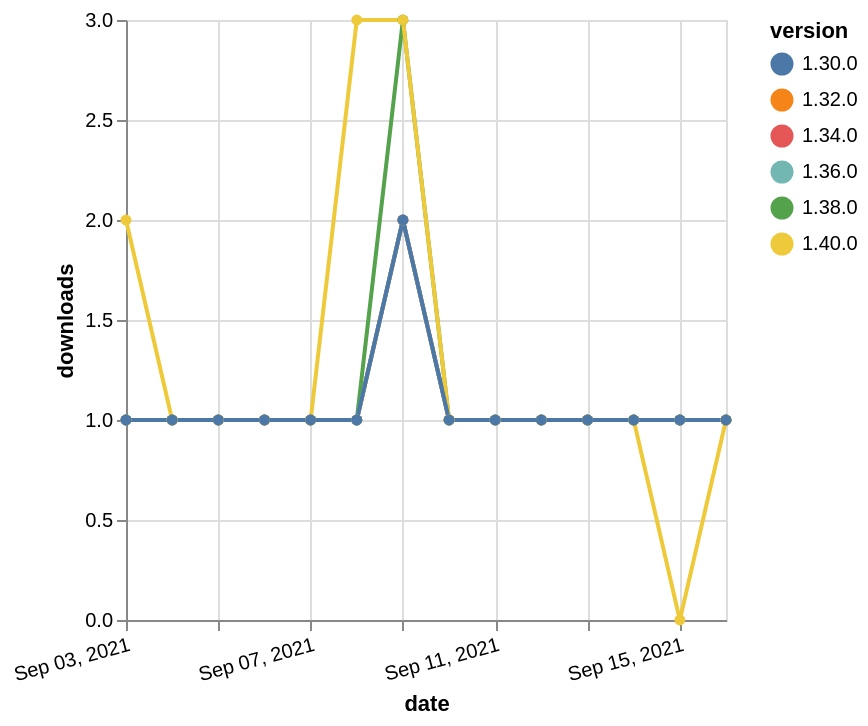

Write the Vega-Lite specification saved for this chart.
### Vega-Lite specification from a JSON file in a GitHub repository (floating-point values rounded to 4 significant figures)
{"$schema": "https://vega.github.io/schema/vega-lite/v5.json", "description": "A simple bar chart with embedded data.", "data": {"values": [{"date": "2021-09-03", "total": 163, "delta": 1, "version": "1.34.0"}, {"date": "2021-09-04", "total": 164, "delta": 1, "version": "1.34.0"}, {"date": "2021-09-05", "total": 165, "delta": 1, "version": "1.34.0"}, {"date": "2021-09-06", "total": 166, "delta": 1, "version": "1.34.0"}, {"date": "2021-09-07", "total": 167, "delta": 1, "version": "1.34.0"}, {"date": "2021-09-08", "total": 168, "delta": 1, "version": "1.34.0"}, {"date": "2021-09-09", "total": 170, "delta": 2, "version": "1.34.0"}, {"date": "2021-09-10", "total": 171, "delta": 1, "version": "1.34.0"}, {"date": "2021-09-11", "total": 172, "delta": 1, "version": "1.34.0"}, {"date": "2021-09-12", "total": 173, "delta": 1, "version": "1.34.0"}, {"date": "2021-09-13", "total": 174, "delta": 1, "version": "1.34.0"}, {"date": "2021-09-14", "total": 175, "delta": 1, "version": "1.34.0"}, {"date": "2021-09-15", "total": 176, "delta": 1, "version": "1.34.0"}, {"date": "2021-09-16", "total": 177, "delta": 1, "version": "1.34.0"}, {"date": "2021-09-03", "total": 183, "delta": 1, "version": "1.32.0"}, {"date": "2021-09-04", "total": 184, "delta": 1, "version": "1.32.0"}, {"date": "2021-09-05", "total": 185, "delta": 1, "version": "1.32.0"}, {"date": "2021-09-06", "total": 186, "delta": 1, "version": "1.32.0"}, {"date": "2021-09-07", "total": 187, "delta": 1, "version": "1.32.0"}, {"date": "2021-09-08", "total": 188, "delta": 1, "version": "1.32.0"}, {"date": "2021-09-09", "total": 190, "delta": 2, "version": "1.32.0"}, {"date": "2021-09-10", "total": 191, "delta": 1, "version": "1.32.0"}, {"date": "2021-09-11", "total": 192, "delta": 1, "version": "1.32.0"}, {"date": "2021-09-12", "total": 193, "delta": 1, "version": "1.32.0"}, {"date": "2021-09-13", "total": 194, "delta": 1, "version": "1.32.0"}, {"date": "2021-09-14", "total": 195, "delta": 1, "version": "1.32.0"}, {"date": "2021-09-15", "total": 196, "delta": 1, "version": "1.32.0"}, {"date": "2021-09-16", "total": 197, "delta": 1, "version": "1.32.0"}, {"date": "2021-09-03", "total": 175, "delta": 1, "version": "1.38.0"}, {"date": "2021-09-04", "total": 176, "delta": 1, "version": "1.38.0"}, {"date": "2021-09-05", "total": 177, "delta": 1, "version": "1.38.0"}, {"date": "2021-09-06", "total": 178, "delta": 1, "version": "1.38.0"}, {"date": "2021-09-07", "total": 179, "delta": 1, "version": "1.38.0"}, {"date": "2021-09-08", "total": 180, "delta": 1, "version": "1.38.0"}, {"date": "2021-09-09", "total": 183, "delta": 3, "version": "1.38.0"}, {"date": "2021-09-10", "total": 184, "delta": 1, "version": "1.38.0"}, {"date": "2021-09-11", "total": 185, "delta": 1, "version": "1.38.0"}, {"date": "2021-09-12", "total": 186, "delta": 1, "version": "1.38.0"}, {"date": "2021-09-13", "total": 187, "delta": 1, "version": "1.38.0"}, {"date": "2021-09-14", "total": 188, "delta": 1, "version": "1.38.0"}, {"date": "2021-09-15", "total": 189, "delta": 1, "version": "1.38.0"}, {"date": "2021-09-16", "total": 190, "delta": 1, "version": "1.38.0"}, {"date": "2021-09-03", "total": 144, "delta": 1, "version": "1.36.0"}, {"date": "2021-09-04", "total": 145, "delta": 1, "version": "1.36.0"}, {"date": "2021-09-05", "total": 146, "delta": 1, "version": "1.36.0"}, {"date": "2021-09-06", "total": 147, "delta": 1, "version": "1.36.0"}, {"date": "2021-09-07", "total": 148, "delta": 1, "version": "1.36.0"}, {"date": "2021-09-08", "total": 149, "delta": 1, "version": "1.36.0"}, {"date": "2021-09-09", "total": 151, "delta": 2, "version": "1.36.0"}, {"date": "2021-09-10", "total": 152, "delta": 1, "version": "1.36.0"}, {"date": "2021-09-11", "total": 153, "delta": 1, "version": "1.36.0"}, {"date": "2021-09-12", "total": 154, "delta": 1, "version": "1.36.0"}, {"date": "2021-09-13", "total": 155, "delta": 1, "version": "1.36.0"}, {"date": "2021-09-14", "total": 156, "delta": 1, "version": "1.36.0"}, {"date": "2021-09-15", "total": 157, "delta": 1, "version": "1.36.0"}, {"date": "2021-09-16", "total": 158, "delta": 1, "version": "1.36.0"}, {"date": "2021-09-03", "total": 124, "delta": 2, "version": "1.40.0"}, {"date": "2021-09-04", "total": 125, "delta": 1, "version": "1.40.0"}, {"date": "2021-09-05", "total": 126, "delta": 1, "version": "1.40.0"}, {"date": "2021-09-06", "total": 127, "delta": 1, "version": "1.40.0"}, {"date": "2021-09-07", "total": 128, "delta": 1, "version": "1.40.0"}, {"date": "2021-09-08", "total": 131, "delta": 3, "version": "1.40.0"}, {"date": "2021-09-09", "total": 134, "delta": 3, "version": "1.40.0"}, {"date": "2021-09-10", "total": 135, "delta": 1, "version": "1.40.0"}, {"date": "2021-09-11", "total": 136, "delta": 1, "version": "1.40.0"}, {"date": "2021-09-12", "total": 137, "delta": 1, "version": "1.40.0"}, {"date": "2021-09-13", "total": 138, "delta": 1, "version": "1.40.0"}, {"date": "2021-09-14", "total": 139, "delta": 1, "version": "1.40.0"}, {"date": "2021-09-15", "total": 139, "delta": 0, "version": "1.40.0"}, {"date": "2021-09-16", "total": 140, "delta": 1, "version": "1.40.0"}, {"date": "2021-09-03", "total": 227, "delta": 1, "version": "1.30.0"}, {"date": "2021-09-04", "total": 228, "delta": 1, "version": "1.30.0"}, {"date": "2021-09-05", "total": 229, "delta": 1, "version": "1.30.0"}, {"date": "2021-09-06", "total": 230, "delta": 1, "version": "1.30.0"}, {"date": "2021-09-07", "total": 231, "delta": 1, "version": "1.30.0"}, {"date": "2021-09-08", "total": 232, "delta": 1, "version": "1.30.0"}, {"date": "2021-09-09", "total": 234, "delta": 2, "version": "1.30.0"}, {"date": "2021-09-10", "total": 235, "delta": 1, "version": "1.30.0"}, {"date": "2021-09-11", "total": 236, "delta": 1, "version": "1.30.0"}, {"date": "2021-09-12", "total": 237, "delta": 1, "version": "1.30.0"}, {"date": "2021-09-13", "total": 238, "delta": 1, "version": "1.30.0"}, {"date": "2021-09-14", "total": 239, "delta": 1, "version": "1.30.0"}, {"date": "2021-09-15", "total": 240, "delta": 1, "version": "1.30.0"}, {"date": "2021-09-16", "total": 241, "delta": 1, "version": "1.30.0"}]}, "width": "container", "mark": {"type": "line", "point": {"filled": true}}, "encoding": {"x": {"field": "date", "type": "temporal", "timeUnit": "yearmonthdate", "title": "date", "axis": {"labelAngle": -15}}, "y": {"field": "delta", "type": "quantitative", "title": "downloads"}, "color": {"field": "version", "type": "nominal"}, "tooltip": {"field": "delta"}}}
